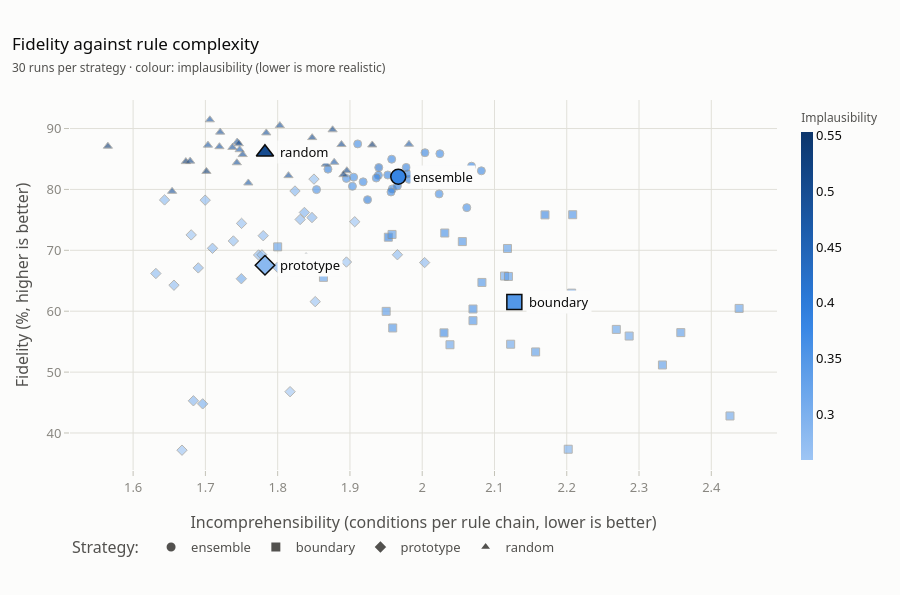

The notebook cell this image was saved under:
### Markdown cell above
In the full run of 30 seeds every difference from the ensemble is significant, and each strategy has its own profile:

- **Random** mining gives the most faithful rules, 86.1% against the ensemble's 82.1%, and the most concise, 1.78
  conditions against 1.97. Its switches are the least realistic: implausibility 0.503 against 0.381.
- **Prototype** mining gives the most realistic switches, 0.283, and rules as concise as random ones, but it is far
  less faithful, 67.5%, and depends on the split: its fidelity ranges from 37% to 82% over the seeds.
- **Boundary** mining is the least faithful, 61.5%, and the least concise, 2.13 conditions; its switches are more
  realistic than the ensemble's, 0.349.
- The **ensemble** sits between them on every metric and is the most stable: its fidelity stays between 77% and 87%.

The paper reports the same orderings for Adult with XGBoost: random mining first for fidelity and conciseness, the
ensemble second for fidelity, prototype and boundary mining with significantly more plausible switches than the
ensemble. One difference: in the paper prototype rules were longer than the ensemble's, here they are as short as
random ones.

## 4. The trade-off

No strategy wins everywhere: rules that flip the model more often (fidelity) tend to need more conditions
(incomprehensibility), and the realism of the switches (implausibility) is a third axis. The chart puts the first two
on the axes and the third in colour.

### Code cell
viz.show(viz.plot_pareto(results))

### Figure 1 — Plotly figure (JSON) as saved in the notebook; plotly's stock layout.template omitted (floating-point values rounded to 4 significant figures)
{"data": [{"hovertemplate": "<b>ensemble</b> run<br>fidelity %{y:.1f}%<br>incomprehensibility %{x:.2f}<br>implausibility %{marker.color:.3f}<extra></extra>", "legendgroup": "ensemble", "marker": {"color": [0.374, 0.4202, 0.4048, 0.3615, 0.3842, 0.3892, 0.3896, 0.3646, 0.3719, 0.3693, 0.392, 0.3965, 0.3881, 0.3687, 0.366, 0.3605, 0.3841, 0.3762, 0.3808, 0.3598, 0.3743, 0.3901, 0.3764, 0.3838, 0.3914, 0.3776, 0.385, 0.3718, 0.3961, 0.3667], "coloraxis": "coloraxis", "line": {"color": "#898781", "width": 1}, "opacity": 0.6, "size": 8, "symbol": "circle"}, "mode": "markers", "name": "ensemble", "showlegend": false, "type": "scatter", "x": [1.998, 1.94, 1.924, 2.011, 2.082, 1.952, 1.939, 1.854, 1.959, 1.905, 1.982, 1.87, 1.98, 2.062, 1.895, 1.995, 1.957, 1.918, 2.068, 2.012, 1.911, 2.004, 2.024, 1.936, 1.978, 2.001, 1.958, 2.023, 1.966, 1.903], "y": [82.51, 83.59, 78.31, 81.29, 83.05, 82.37, 82.32, 79.97, 80.09, 82.01, 81.66, 83.33, 82.54, 77.01, 81.81, 81.68, 79.59, 81.24, 83.82, 81.71, 87.48, 86.03, 85.87, 81.87, 83.61, 82.56, 84.96, 79.26, 80.58, 80.51]}, {"hovertemplate": "<b>boundary</b> run<br>fidelity %{y:.1f}%<br>incomprehensibility %{x:.2f}<br>implausibility %{marker.color:.3f}<extra></extra>", "legendgroup": "boundary", "marker": {"color": [0.3274, 0.3959, 0.347, 0.3269, 0.3864, 0.3467, 0.3681, 0.3313, 0.3279, 0.3444, 0.3803, 0.3387, 0.339, 0.3695, 0.3487, 0.3506, 0.3494, 0.3342, 0.351, 0.3217, 0.3083, 0.3604, 0.3347, 0.3589, 0.3542, 0.3646, 0.3589, 0.3606, 0.3543, 0.3432], "coloraxis": "coloraxis", "line": {"color": "#898781", "width": 1}, "opacity": 0.6, "size": 8, "symbol": "square"}, "mode": "markers", "name": "boundary", "showlegend": false, "type": "scatter", "x": [2.286, 1.953, 2.332, 2.426, 2.17, 2.358, 2.07, 2.038, 2.122, 2.118, 2.03, 1.8, 1.863, 2.031, 2.157, 1.95, 1.958, 2.269, 2.207, 2.114, 2.202, 1.959, 2.438, 2.07, 2.214, 2.208, 2.055, 2.083, 2.221, 2.119], "y": [55.92, 72.15, 51.17, 42.8, 75.82, 56.49, 60.36, 54.49, 54.58, 70.3, 56.44, 70.57, 65.56, 72.84, 53.31, 59.98, 72.61, 57.01, 62.97, 65.77, 37.34, 57.25, 60.46, 58.45, 61.12, 75.85, 71.43, 64.72, 62.17, 65.71]}, {"hovertemplate": "<b>prototype</b> run<br>fidelity %{y:.1f}%<br>incomprehensibility %{x:.2f}<br>implausibility %{marker.color:.3f}<extra></extra>", "legendgroup": "prototype", "marker": {"color": [0.2869, 0.2862, 0.2796, 0.2676, 0.2807, 0.2742, 0.2997, 0.3011, 0.2875, 0.2923, 0.2921, 0.2724, 0.2933, 0.2675, 0.2645, 0.285, 0.3088, 0.2837, 0.2823, 0.2587, 0.2838, 0.2927, 0.2748, 0.3166, 0.2844, 0.2824, 0.2852, 0.2652, 0.2812, 0.2675], "coloraxis": "coloraxis", "line": {"color": "#898781", "width": 1}, "opacity": 0.6, "size": 8, "symbol": "diamond"}, "mode": "markers", "name": "prototype", "showlegend": false, "type": "scatter", "x": [1.839, 1.69, 1.657, 1.907, 1.774, 1.739, 1.837, 1.8, 2.003, 1.847, 1.683, 1.75, 1.824, 1.668, 1.68, 1.966, 1.696, 1.71, 1.78, 1.817, 1.7, 1.876, 1.85, 1.75, 1.631, 1.831, 1.644, 1.895, 1.778, 1.852], "y": [68.75, 67.11, 64.27, 74.69, 69.23, 71.53, 76.22, 67.22, 67.99, 75.38, 45.29, 74.42, 79.74, 37.18, 72.53, 69.27, 44.79, 70.33, 72.4, 46.78, 78.23, 67.59, 81.69, 65.33, 66.19, 75.06, 78.28, 68.08, 69.25, 61.57]}, {"hovertemplate": "<b>random</b> run<br>fidelity %{y:.1f}%<br>incomprehensibility %{x:.2f}<br>implausibility %{marker.color:.3f}<extra></extra>", "legendgroup": "random", "marker": {"color": [0.4924, 0.5533, 0.551, 0.4907, 0.5192, 0.549, 0.4916, 0.4751, 0.4949, 0.5186, 0.4707, 0.5456, 0.5135, 0.5363, 0.4766, 0.467, 0.4912, 0.4762, 0.5093, 0.4893, 0.4953, 0.4838, 0.525, 0.4954, 0.4775, 0.5159, 0.5144, 0.4881, 0.5137, 0.464], "coloraxis": "coloraxis", "line": {"color": "#898781", "width": 1}, "opacity": 0.6, "size": 8, "symbol": "triangle-up"}, "mode": "markers", "name": "random", "showlegend": false, "type": "scatter", "x": [1.803, 1.931, 1.673, 1.744, 1.896, 1.701, 1.784, 1.759, 1.654, 1.679, 1.878, 1.565, 1.867, 1.891, 1.704, 1.814, 1.737, 1.744, 1.888, 1.719, 1.72, 1.706, 1.849, 1.752, 1.982, 1.876, 1.746, 1.815, 1.848, 1.747], "y": [90.48, 87.3, 84.57, 84.38, 83.07, 82.96, 89.28, 81.06, 79.69, 84.65, 84.46, 87.1, 84.15, 82.42, 87.26, 86.09, 86.9, 87.78, 87.37, 87.02, 89.41, 91.43, 86.42, 85.72, 87.42, 89.79, 87.5, 82.26, 88.5, 86.52]}, {"hovertemplate": "<b>ensemble</b> mean<br>fidelity %{y:.1f}%<br>incomprehensibility %{x:.2f}<br>implausibility %{marker.color:.3f}<extra></extra>", "legendgroup": "ensemble", "marker": {"color": [0.3805], "coloraxis": "coloraxis", "line": {"color": "#0b0b0b", "width": 1.5}, "size": 15, "symbol": "circle"}, "mode": "markers", "name": "ensemble", "showlegend": false, "type": "scatter", "x": [1.967], "y": [82.09]}, {"legendgroup": "ensemble", "marker": {"color": "#52514e", "size": 11, "symbol": "circle"}, "mode": "markers", "name": "ensemble", "type": "scatter", "x": [null], "y": [null]}, {"hovertemplate": "<b>boundary</b> mean<br>fidelity %{y:.1f}%<br>incomprehensibility %{x:.2f}<br>implausibility %{marker.color:.3f}<extra></extra>", "legendgroup": "boundary", "marker": {"color": [0.3495], "coloraxis": "coloraxis", "line": {"color": "#0b0b0b", "width": 1.5}, "size": 15, "symbol": "square"}, "mode": "markers", "name": "boundary", "showlegend": false, "type": "scatter", "x": [2.127], "y": [61.52]}, {"legendgroup": "boundary", "marker": {"color": "#52514e", "size": 11, "symbol": "square"}, "mode": "markers", "name": "boundary", "type": "scatter", "x": [null], "y": [null]}, {"hovertemplate": "<b>prototype</b> mean<br>fidelity %{y:.1f}%<br>incomprehensibility %{x:.2f}<br>implausibility %{marker.color:.3f}<extra></extra>", "legendgroup": "prototype", "marker": {"color": [0.2833], "coloraxis": "coloraxis", "line": {"color": "#0b0b0b", "width": 1.5}, "size": 15, "symbol": "diamond"}, "mode": "markers", "name": "prototype", "showlegend": false, "type": "scatter", "x": [1.782], "y": [67.55]}, {"legendgroup": "prototype", "marker": {"color": "#52514e", "size": 11, "symbol": "diamond"}, "mode": "markers", "name": "prototype", "type": "scatter", "x": [null], "y": [null]}, {"hovertemplate": "<b>random</b> mean<br>fidelity %{y:.1f}%<br>incomprehensibility %{x:.2f}<br>implausibility %{marker.color:.3f}<extra></extra>", "legendgroup": "random", "marker": {"color": [0.5028], "coloraxis": "coloraxis", "line": {"color": "#0b0b0b", "width": 1.5}, "size": 15, "symbol": "triangle-up"}, "mode": "markers", "name": "random", "showlegend": false, "type": "scatter", "x": [1.782], "y": [86.1]}, {"legendgroup": "random", "marker": {"color": "#52514e", "size": 11, "symbol": "triangle-up"}, "mode": "markers", "name": "random", "type": "scatter", "x": [null], "y": [null]}], "layout": {"annotations": [{"bgcolor": "#fcfcfb", "borderpad": 2, "font": {"color": "#0b0b0b"}, "showarrow": false, "text": "boundary", "x": 2.127, "xanchor": "left", "xshift": 12, "y": 61.52, "yanchor": "middle", "yshift": 0}, {"bgcolor": "#fcfcfb", "borderpad": 2, "font": {"color": "#0b0b0b"}, "showarrow": false, "text": "ensemble", "x": 1.967, "xanchor": "left", "xshift": 12, "y": 82.09, "yanchor": "middle", "yshift": 0}, {"bgcolor": "#fcfcfb", "borderpad": 2, "font": {"color": "#0b0b0b"}, "showarrow": false, "text": "prototype", "x": 1.782, "xanchor": "left", "xshift": 12, "y": 67.55, "yanchor": "middle", "yshift": 0}, {"bgcolor": "#fcfcfb", "borderpad": 2, "font": {"color": "#0b0b0b"}, "showarrow": false, "text": "random", "x": 1.782, "xanchor": "left", "xshift": 12, "y": 86.1, "yanchor": "middle", "yshift": 0}], "coloraxis": {"cmax": 0.5533, "cmin": 0.2587, "colorbar": {"outlinewidth": 0, "thickness": 12, "title": {"font": {"color": "#52514e", "size": 12}, "text": "Implausibility"}}, "colorscale": [[0, "#9ec5f4"], [0.1, "#86b6ef"], [0.2, "#6da7ec"], [0.3, "#5598e7"], [0.4, "#3987e5"], [0.5, "#2a78d6"], [0.6, "#256abf"], [0.7, "#1c5cab"], [0.8, "#184f95"], [0.9, "#104281"], [1, "#0d366b"]]}, "height": 595, "legend": {"orientation": "h", "title": {"text": "Strategy: "}, "x": 0, "y": -0.1676, "yanchor": "top"}, "margin": {"b": 125, "t": 100}, "title": {"text": "Fidelity against rule complexity<br><span style='font-size:12px;color:#52514e'>30 runs per strategy · colour: implausibility (lower is more realistic)</span>"}, "xaxis": {"range": [1.513, 2.491], "title": {"text": "Incomprehensibility (conditions per rule chain, lower is better)"}}, "yaxis": {"range": [33.92, 94.68], "title": {"text": "Fidelity (%, higher is better)"}}}}
